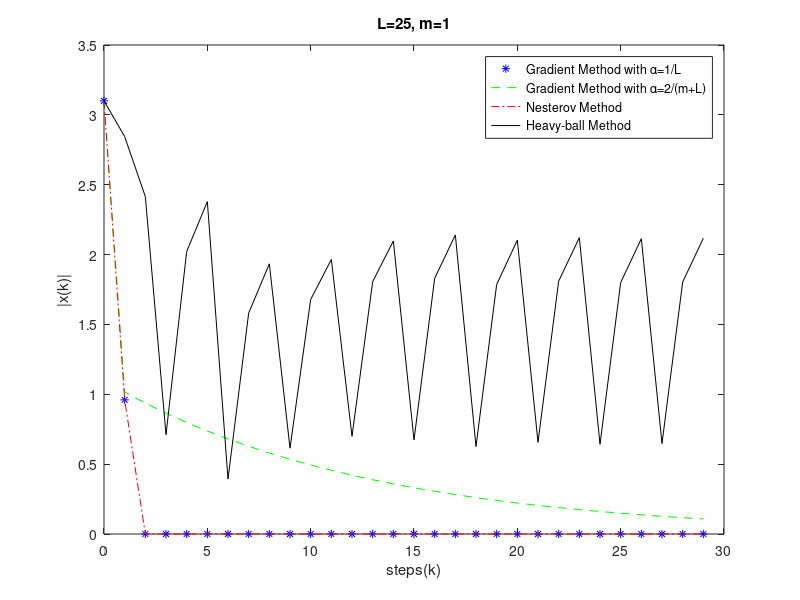

The MATLAB source for this figure:
clear;
%initial condition
p=1;
x0=3.1;
m=1;
L=25;

N=30;
%initial condition of gradient method with alpha=1/L
xG1=ones(1,2)*x0;
%initial condition of gradient method with alpha=2/(m+L)
xG2=ones(1,2)*x0;
%initial condition of Nesterov's accelerated method
xN=ones(1,2)*x0;
%initial condition of Heavy-ball method
xH=ones(1,2)*x0;
for k=2:N;
    %Gradient method with alpha=1/L
     if xG1(k)<1
         g = 25*xG1(k);
      elseif xG1(k)<2 
         g = xG1(k)+24;
      else
         g = 25*xG1(k)-24;
     end
    xG1(k+1)=xG1(k)-(1/L)*g;
    %Gradient method with alpha=2/(m+L)
      if xG2(k)<1
         g = 25*xG2(k);
      elseif xG2(k)<2 
         g = xG2(k)+24;
      else
         g = 25*xG2(k)-24;
     end
    xG2(k+1)=xG2(k)-(2/(m+L))*g;
    %Nesterov's method
    bN=(sqrt(L)-sqrt(m))/(sqrt(L)+sqrt(m));
     if (1+bN)*xN(k)-bN*xN(k-1)<1
         g = 25*((1+bN)*xN(k)-bN*xN(k-1));
      elseif  (1+bN)*xN(k)-bN*xN(k-1)<2
         g = (1+bN)*xN(k)-bN*xN(k-1)+24;
      else
         g = 25*((1+bN)*xN(k)-bN*xN(k-1))-24;
     end
    xN(k+1)=(1+bN)*xN(k)-bN*xN(k-1)-(1/L)*g;
    %Heavy-ball method
    aH=4/(sqrt(L)+sqrt(m))^2;
    bH=bN^2;
     if xH(k)<1
         g = 25*xH(k);
      elseif xH(k)<2 
         g = xH(k)+24;
      else
         g = 25*xH(k)-24;
     end
    xH(k+1)=(1+bH)*xH(k)-bH*xH(k-1)-aH*g;
end

%plot results
plot(0:N-1, abs(xG1(2:N+1)),'b*', 0:N-1, abs(xG2(2:N+1)),'g--', 0:N-1, abs(xN(2:N+1)),'r-.', 0:N-1, abs(xH(2:N+1)),'k')
legend('Gradient Method with \alpha=1/L', 'Gradient Method with \alpha=2/(m+L)', 'Nesterov Method', 'Heavy-ball Method')
title(['L=',num2str(L),', m=',num2str(m)])
xlabel('steps(k)');
ylabel('|x(k)|');







